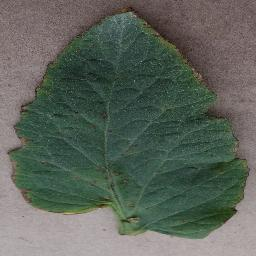
#> input picture samples/Tomato___Bacterial_spot.jpg, 256 x 256 px
$ python -i quality.py   (imports and definitions only)
#> lines starting #> are read from the running program, lines starting #| are printed output that depends on the picture
"""Photo check before the disease model runs: is the photo sharp, and is there a leaf in it?

The disease model only knows 10 tomato classes and has no "not a leaf" class, so it gives a
confident disease name for anything (a sensor board came out as "mosaic virus 97 %", a blurry
healthy leaf as "late blight 99.6 %"). This check runs first and turns such photos into
"retake the photo", with the reason.

Thresholds were picked from data (2026-11-17, 400 random photos per set, image shrunk to 320 px):
                         sharpness p1 / p5      leaf fraction p1 / p5
  PlantVillage lab val      45 /  86              0.13 / 0.20
  PlantDoc field test      139 / 226              0.12 / 0.23
  blurry Pi-camera leaf     14                    0.51           -> rejected (blur)
  sensor board photos      27 and 107             0.06 and 0.09  -> rejected (no leaf)
min_sharpness 35 and min_leaf_fraction 0.10 reject both bad captures and keep > 99 % of real photos.
"""
import numpy as np
from PIL import Image

DEFAULTS = {"min_sharpness": 35.0, "min_leaf_fraction": 0.10}


def measure(image):
    """PIL image / HxWx3 uint8 array -> (sharpness, leaf_fraction)."""
    im = Image.fromarray(image) if isinstance(image, np.ndarray) else image
    im = im.convert("RGB")
    im.thumbnail((320, 320))  # same scale for every camera resolution
    g = np.asarray(im.convert("L"), np.float32)
    # variance of the Laplacian: low = blurry
    lap = 4 * g[1:-1, 1:-1] - g[:-2, 1:-1] - g[2:, 1:-1] - g[1:-1, :-2] - g[1:-1, 2:]
    sharpness = float(lap.var())
    hsv = np.asarray(im.convert("HSV"), np.float32)
    h, s, v = hsv[..., 0] * (360 / 255), hsv[..., 1] / 255, hsv[..., 2] / 255
    # leaf-coloured pixels: yellow -> green -> teal hues with some saturation, not too dark
    # (brown/dark lesions sit inside a leaf that is mostly in this range)
    leaf = (h >= 20) & (h <= 170) & (s >= 0.18) & (v >= 0.12)
    return sharpness, float(leaf.mean())


def check(image, min_sharpness=DEFAULTS["min_sharpness"], min_leaf_fraction=DEFAULTS["min_leaf_fraction"]):
    """Return a dict: ok, problem (None / "blurry" / "no_leaf"), message, sharpness, leaf_fraction."""
    sharp, leaf = measure(image)
    problem, msg = None, None
    if leaf < min_leaf_fraction:
        problem = "no_leaf"
        msg = ("No leaf found in the photo. Hold one leaf in front of the camera so it fills "
               "most of the picture, on a plain background.")
    elif sharp < min_sharpness:
        problem = "blurry"
        msg = ("Photo is too blurry. The Pi camera has a fixed focus: move the leaf further "
               "away (about 40-60 cm), keep it still, and use good light.")
    return {"ok": problem is None, "problem": problem, "message": msg,
            "sharpness": round(sharp, 1), "leaf_fraction": round(leaf, 3)}

>>> import cv2
>>> picture = cv2.imread('../samples/Tomato___Bacterial_spot.jpg', cv2.IMREAD_GRAYSCALE)
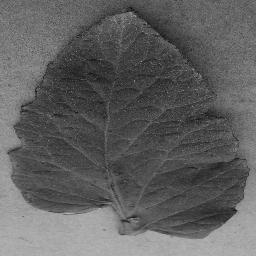
#> picture: shape (256, 256); min 4, max 184, mean 96.3
>>> result = measure(picture)
#> in measure, `lap = 4 * g[1:-1, 1:-1] - g[:-2, 1:-1] - g[2:, 1:-1] - g[1:-1, :-2] - ..`:
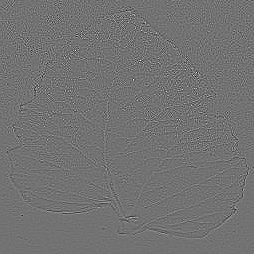
#> lap: shape (254, 254) float32; min -244, max 298, mean 0; drawn with min black and max white
#> in measure, `sharpness = float(lap.var())`: sharpness = 814.8
#> in measure, `hsv = np.asarray(im.convert("HSV"), np.float32)`:
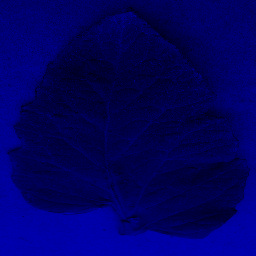
#> hsv: shape (256, 256, 3) float32; mean R, G, B 0, 0, 96.3
#> in measure, `h, s, v = hsv[..., 0] * (360 / 255), hsv[..., 1] / 255, hsv[..., 2] / ..`: h: shape (256, 256) float32; every value is 0
#> in measure, `leaf = (h >= 20) & (h <= 170) & (s >= 0.18) & (v >= 0.12)`: leaf: shape (256, 256) bool; every value is 0
#> result = (814.8, 0)

$ run again, on samples/Tomato___Early_blight.jpg
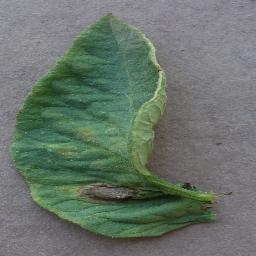
#> input picture samples/Tomato___Early_blight.jpg, 256 x 256 px
#> in measure, `lap = 4 * g[1:-1, 1:-1] - g[:-2, 1:-1] - g[2:, 1:-1] - g[1:-1, :-2] - ..`:
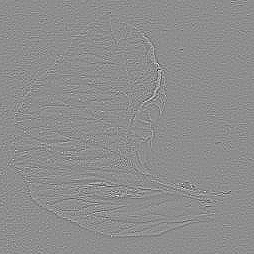
#> lap: shape (254, 254) float32; min -216, max 172, mean 0; drawn with min black and max white
#> sharpness = 369.1
#> in measure, `hsv = np.asarray(im.convert("HSV"), np.float32)`:
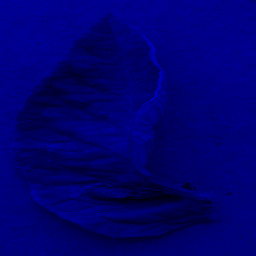
#> hsv: shape (256, 256, 3) float32; mean R, G, B 0, 0, 111.4
#> h: shape (256, 256) float32; every value is 0
#> leaf: shape (256, 256) bool; every value is 0
#> result = (369.1, 0)
